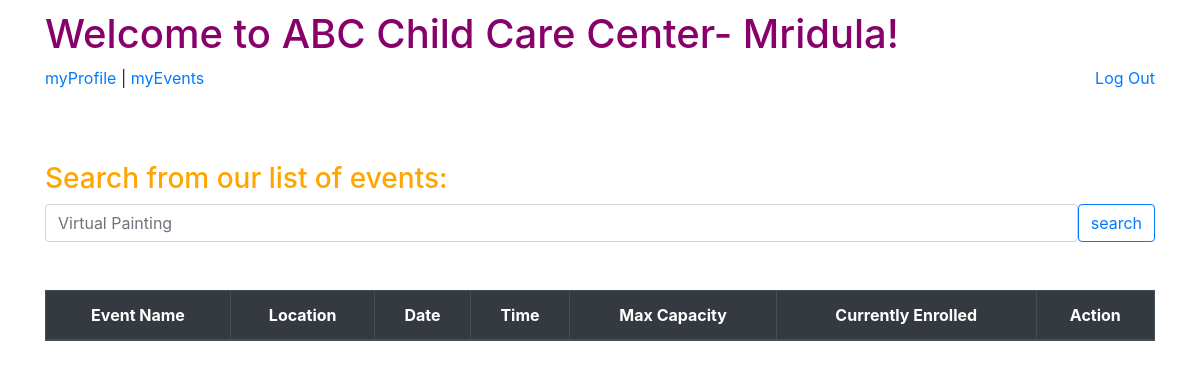
The page /ABC/dashboard (signed in) on the database as committed earlier.
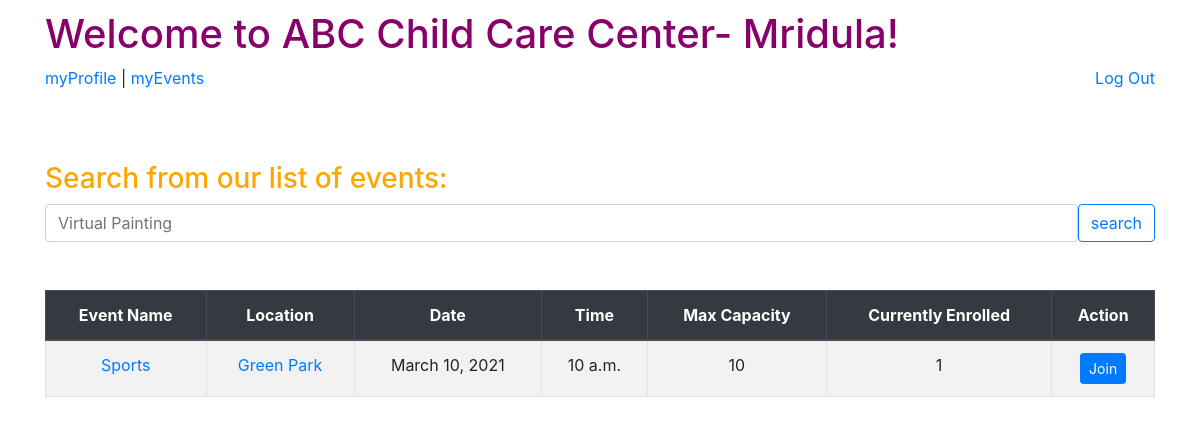
The same page on the database as committed later.
### group_app/models.py (models this page shows, shortened)
class Event(models.Model):
    event_name = models.CharField(max_length=250)
    location = models.CharField(max_length=250)
    event_date = models.DateField()
    event_time = models.TimeField()
    max_capacity = models.IntegerField()
    current_enrolled = models.IntegerField(default=0)
    action_class_full = models.BooleanField(default=False)
    street_address = models.CharField(max_length=255)
    city = models.CharField(max_length=60)
    state = models.CharField(max_length=2)
    zip_code = models.CharField(max_length=5)
    child_event = models.ManyToManyField(Child, related_name='enrolled_child')
    user_event = models.ManyToManyField(User, related_name='enrolled_user')

### group_app/views.py (the view)
# urls.py: path('dashboard', views.dashboard),
def dashboard(request):
    if 'user_id' not in request.session:
        return redirect('/ABC')
    user = User.objects.get(id=request.session['user_id'])
    events = Event.objects.all()
    context = {
        'user': user,
        'events': events,
    }
    return render(request, 'dashboard.html', context)

### group_app/templates/dashboard.html (shortened to what this page needs)
<!DOCTYPE html>
<html lang="en">
<head>
    <link href="https://stackpath.bootstrapcdn.com/bootstrap/4.5.0/css/bootstrap.min.css" rel="stylesheet"
>
    <link rel="stylesheet" href="https://stackpath.bootstrapcdn.com/bootstrap/4.3.1/css/bootstrap.min.css">
    {% load static %}
    <link rel="stylesheet" href="{% static 'css/style.css' %}">
</head>
<body>
    <div class="container">
        <h1>Welcome to ABC Child Care Center- {{ user.first_name }}!</h1>
        <a href="/ABC/myProfile">myProfile </a> | <a href="/ABC/myEvents">myEvents </a>
        <a class="float-right" href="/ABC/logout">Log Out</a>
        <br><br><br><br>
        <h3> Search from our list of events:</h3>
        <div class="input-group">
          <input type="search" id="SearchBox" class="form-control rounded" placeholder="Virtual Painting" aria-label="Search"
            aria-describedby="search-addon" />
          <button type="button" class="btn btn-outline-primary">search</button>
        </div>
        <br>
<br/>
     <table class="table table-striped table-bordered table-hover">
            <thead class="thead-dark">
		  <tr>
			<th scope="col">Event Name</th>
			<th scope="col">Location </th>
			<th scope="col">Date</th>
			<th scope="col">Time</th>
			<th scope="col">Max Capacity</th>
			<th scope="col">Currently Enrolled</th>
			<th scope="col">Action</th>
		  </tr>
    </thead>
           {% for event in events %}
                    <tbody id="myTable">
                        <tr>
                            <td><a href="/ABC/{{event.id}}/confirmJoin">{{event.event_name}}</a></td>
                            <td><a href="/ABC/{{event.id}}/confirmJoin">{{event.location}}</a></td>
                            <td>{{ event.event_date }}</td>
                            <td>{{ event.event_time }}</td>
                            <td>{{ event.max_capacity }}</td>
                            <td>{{ event.child_event.count }}</td>
                            <td>
                              {% if event.max_capacity > event.child_event.count%}
                              <form action="/ABC/event/{{event.id}}/newJoin" method="post">
                              <input class ="btn btn-sm btn-primary" type="submit" value="Join">
                              {% else %}
                              <p> Full </p>
                              {% endif %}
                            </form>
                            </td>
                        </tr>
                    </tbody>
          {% endfor %}
                </table>
<br/><br/>
</body>
</html>

Rows that differ between the two databases and show on the page:
added Event: event_name "Sports", location "Green Park", event_date "March 10, 2021", event_time "10 a.m.", max_capacity "10", child_event.count "1"
